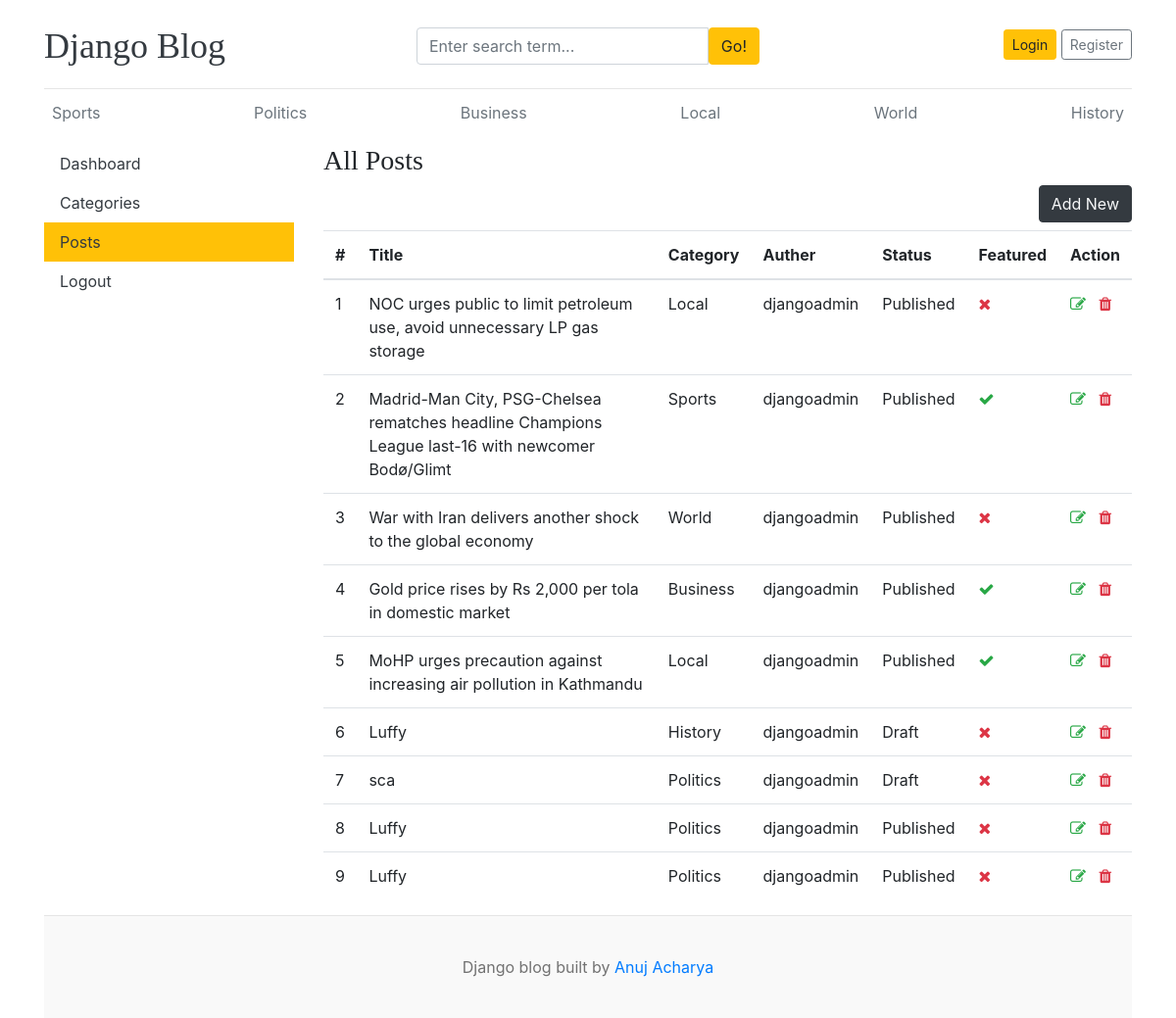
Page /dashboard/post/ on the earlier database version.
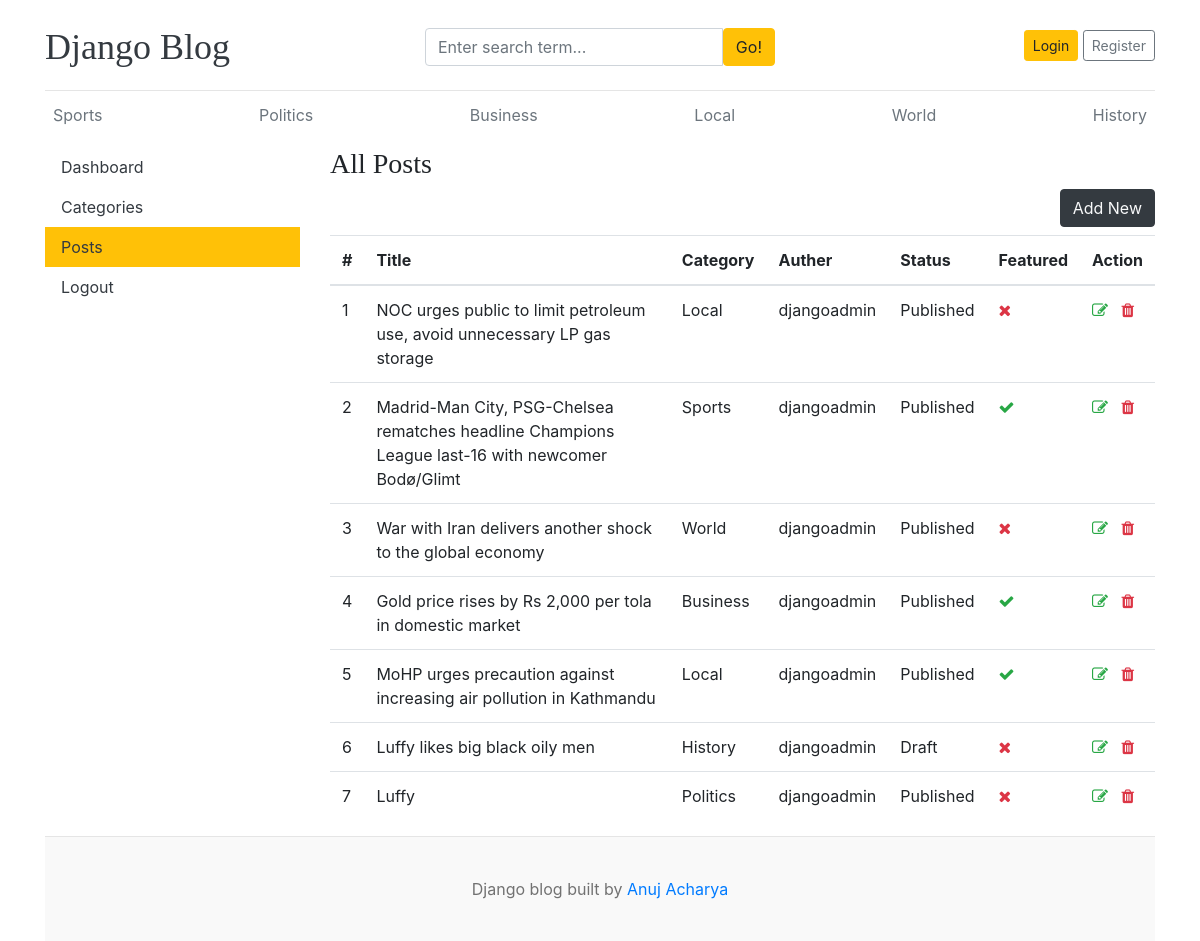
Same page on the later database version.
### blogs/models.py (models this page shows)
class Category(models.Model):
    category_name = models.CharField(max_length=100, unique=True)
    created_at = models.DateTimeField(auto_now_add=True)
    updated_at = models.DateTimeField(auto_now=True)
    class Meta:
        verbose_name_plural = 'categories'
    def __str__(self):
        return self.category_name

class Blog(models.Model):
     title = models.CharField(max_length=100)
     slug = models.SlugField(max_length=150, unique=True, blank=True)
     category = models.ForeignKey(Category, on_delete=models.CASCADE)
     author = models.ForeignKey(User, on_delete=models.CASCADE)
     featured_image = models.ImageField(upload_to='uploads/')
     short_description = models.TextField(max_length=500)
     blog_body = models.TextField(max_length=6000)
     status= models.CharField(max_length=100, choices=STATUS_CHOICES , default="Draft")
     is_featured = models.BooleanField(default=False)
     created_at = models.DateTimeField(auto_now_add=True)
     updated_at = models.DateTimeField(auto_now=True)
     def __str__(self):
         return self.title

### dashboard/views.py (the view)
# urls.py: path('post/', views.post, name='post'),
def post(request):
    post = Blog.objects.all()
    context = {
        'post':post,
    }
    return render(request, 'dashboard/post.html', context)

### blogs/context_processors.py (called while the page is built)
def get_categories(request):
    categories = Category.objects.all()
    return dict(categories  = categories)

def get_social_links(request):
    social_links = SocialLink.objects.all()
    return dict(social_links=social_links)

### templates/dashboard/post.html (shortened to what this page needs)
{% extends 'base.html' %}
{% block content %}
<div class="row">
   {% include 'dashboard/sidebar.html' %}
    <div class="col-md-9">
        <h3>All Posts</h3>
        <a href="{% url 'add_post' %}" class="btn btn-dark text-light float-right mb-2">Add New</a>
        <table class="table table-hover">
  <thead>
    <tr>
      <th>#</th>
      <th>Title</th>
      <th>Category</th>
      <th>Auther</th>
      <th>Status</th>
      <th>Featured</th>
      <th>Action</th>
    </tr>
  </thead>
  <tbody>
    {% for i in post%}
    <tr>
      <td>{{forloop.counter}}</td>
      <td>{{i}}</td>
      <td>{{i.category}}</td>
      <td>{{i.author}}</td>
      <td>{{i.status}}</td>
      <td>{% if i.is_featured %} <i class="fa fa-check text-success"></i>
        {% else %} <i class="fa fa-times text-danger"></i>
        {% endif %}</td>
      <td>
        <a href="{% url 'edit_post' i.id %}"><i class="fa fa-edit text-success"></i> </a>
       <a href="{% url 'delete_post' i.id %}"> <i class="fa fa-trash text-danger" ></i></a>
      </td>
    </tr>
    {% endfor %}
  </tbody>
</table>
    </div>
</div>
{% endblock %}

### templates/base.html (shortened to what this page needs)
{% load static %}
<!DOCTYPE html>
<html lang="en">
<head>
    <link href="https://getbootstrap.com/docs/4.0/dist/css/bootstrap.min.css" rel="stylesheet">
    <link href="{% static 'css/blog.css' %}" rel="stylesheet">
    <link rel="stylesheet" href="https://cdnjs.cloudflare.com/ajax/libs/font-awesome/4.7.0/css/font-awesome.min.css">
  </head>
<body>
    <div class="container">
<header class="blog-header py-3">
        <div class="row flex-nowrap justify-content-between align-items-center">
          <div class="col-4 pt-1">
            <a class="blog-header-logo text-dark" href="/">Django Blog</a>
          </div>
            <div class="col-4 pt-1">
              <form action="{% url 'search'%}" method="get">
               <div class="input-group">
                        <input class="form-control" name="keyword" type="text" value="{{keyword}}" placeholder="Enter search term..." aria-label="Enter search term..." aria-describedby="button-search" />
                        <button type= "submit " class="btn btn-warning" id="button-search" type="button">Go!</button>
                    </div>
                    </form>
            </div>
            <div class="col-4 d-flex justify-content-end align-items-center">
            {% if not user.is_authenticated %}
            <a class="btn btn-sm btn-warning" href="{% url 'login'  %}">Login</a> &nbsp;
            <a class="btn btn-sm btn-outline-secondary" href="{% url 'register' %}">Register</a>
            {% else %}
                <span><a href="{% url 'dashboard' %}">Dashboard</a></span>
                &emsp;
                <span><a href="{% url 'logout' %}">Logout</a></span>
            {% endif %}
          </div>
        </div>
      </header>
      <div class="nav-scroller py-1 mb-2">
        <nav class="nav d-flex justify-content-between">
          {% for i in categories %}
          <a class="p-2 text-muted" href="{% url 'post_by_category' i.id%}" >{{i.category_name}}</a>
          {% endfor %}
        </nav>
      </div>
{% block content %}
{% endblock %}
 <footer class="blog-footer">
  <p>Django blog built by <a href="#">Anuj Acharya</a></p>
</footer>
</body>
</html>

Differences in the rows shown:
removed Blog: title "sca", category "Politics", author "djangoadmin", status "Draft", is_featured False (drawn)
removed Blog: title "Luffy", category "Politics", author "djangoadmin", status "Published", is_featured False (drawn)
changed Blog "Draft": title "Luffy" → "Luffy likes big black oily men"
